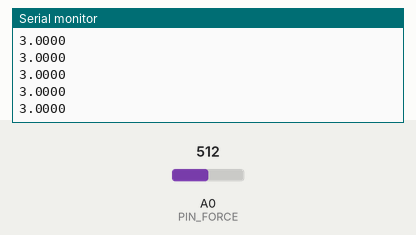
Bench run of a sketch on a simulated Teensy 4. Shown: the last lines printed to the serial monitor. Inputs (shaded band) come from the test bench; at power-on: A0 (PIN_FORCE) = 512 (analog values on the 0–1023 scale).

Above: at 1.2 s.
1.3 s: A0 (PIN_FORCE) set to 716
At 2.1 s:
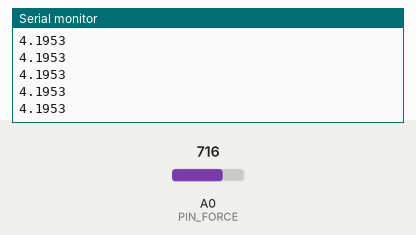
2.8 s: A0 (PIN_FORCE) set to 900
At 3.9 s:
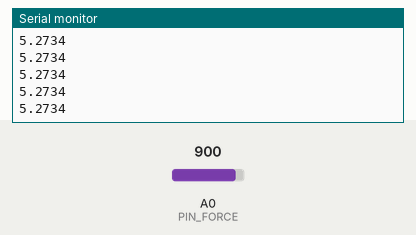
Timing chart, 0 to 5.8 s (numbered marks = the images above; inputs shaded):
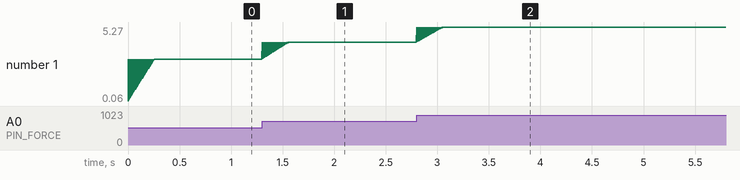

Measured:
- after the input at 1.3 s, the serial monitor: prints a new line at once (image 1)
- plotted number 1: 3 → 4.2 after the input at 1.3 s

The sketch:

TestCodeForceSensor_copy.ino
```cpp
// Teensy 4.1 Force Sensor Reader
// Reads analog voltage from FlexiForce circuit and streams to serial

const int PIN_FORCE = A0;      // analog input pin (PIN 14!!!)
const int VREF = 3;            // Teensy logic voltage
const int ADC_BITS = 12;       // 12-bit ADC (0–4095)

const int numReadings = 50;    // initializing array size to take
float readings[numReadings];   // the average of the last numReadings
int idx = 0;                   // voltages recorded to plot a cleaned
float total = 0;               // version of the raw signal
float avg = 0;

void setup() {                 // Runs once when program is started
  Serial.begin(115200);        // open serial connection for MATLAB to use (BAUD number in MATLAB)
  analogReadResolution(ADC_BITS);
  Serial.println("volts");     // header line for MATLAB

  for (int i = 0; i < numReadings; i++) {
    readings[i] = 0;           // initializing array
  }

}

void loop() {                  // runs after setup and loops until stopped
  int raw = analogRead(PIN_FORCE); // returns number 0-4095 (0 = 0V; 4095 = 3V)
  float volts = (raw / (float)(pow(2, ADC_BITS - 1))) * VREF; // converts to voltage measurement

  total = total - readings[idx]; // removes oldest voltage measurements and replaces with newest
  readings[idx] = volts;

  Serial.println(volts, 4);    // send as text to computer (4 decimal places)

  total = total + readings[idx]; // updates moving average of voltages to most recent measurements
  idx = idx + 1;

  if (idx >= numReadings) {    // resetting index tracker to 0 when reaches the end of the array
    idx = 0;
  }

  avg = total/numReadings;    // calculates average of last numReading voltage measurements
  Serial.println(avg, 4);
  delay(5);                 // small delay (200 Hz sampling)

}
```
